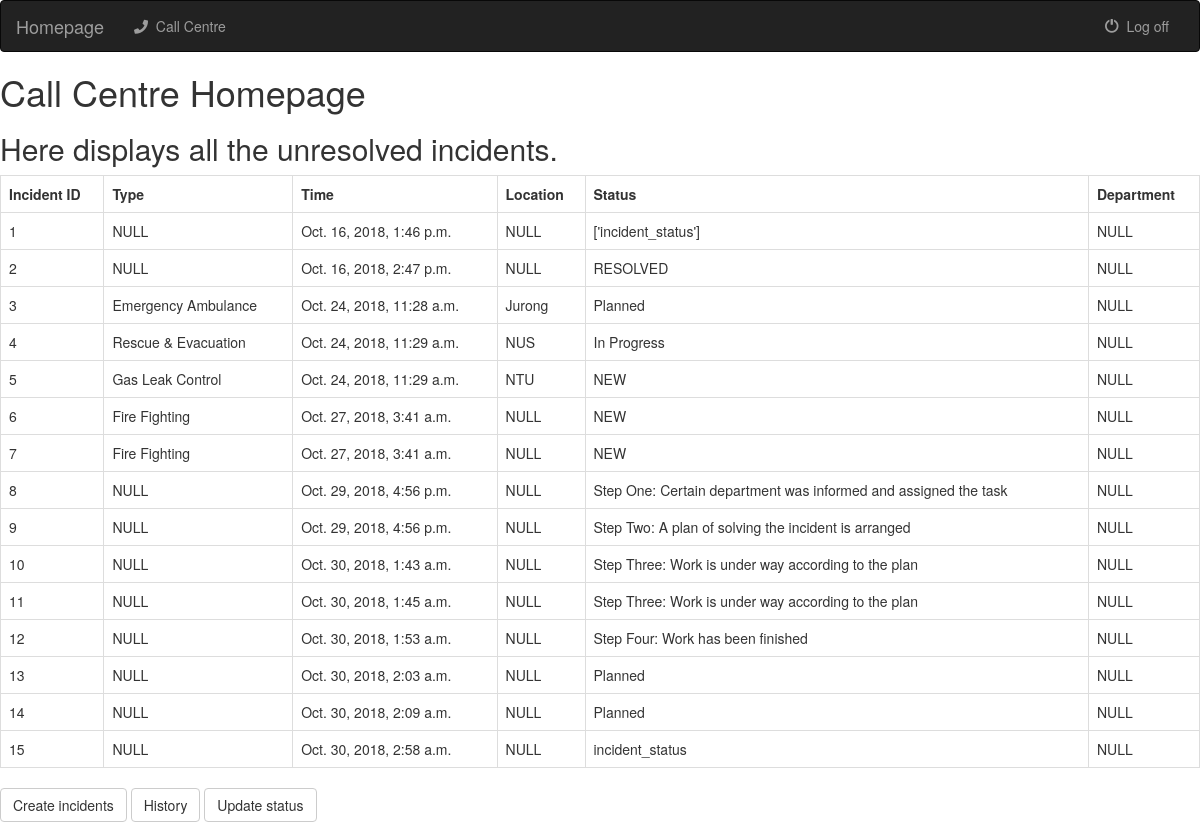
Page /callcentre/ on the earlier database version.
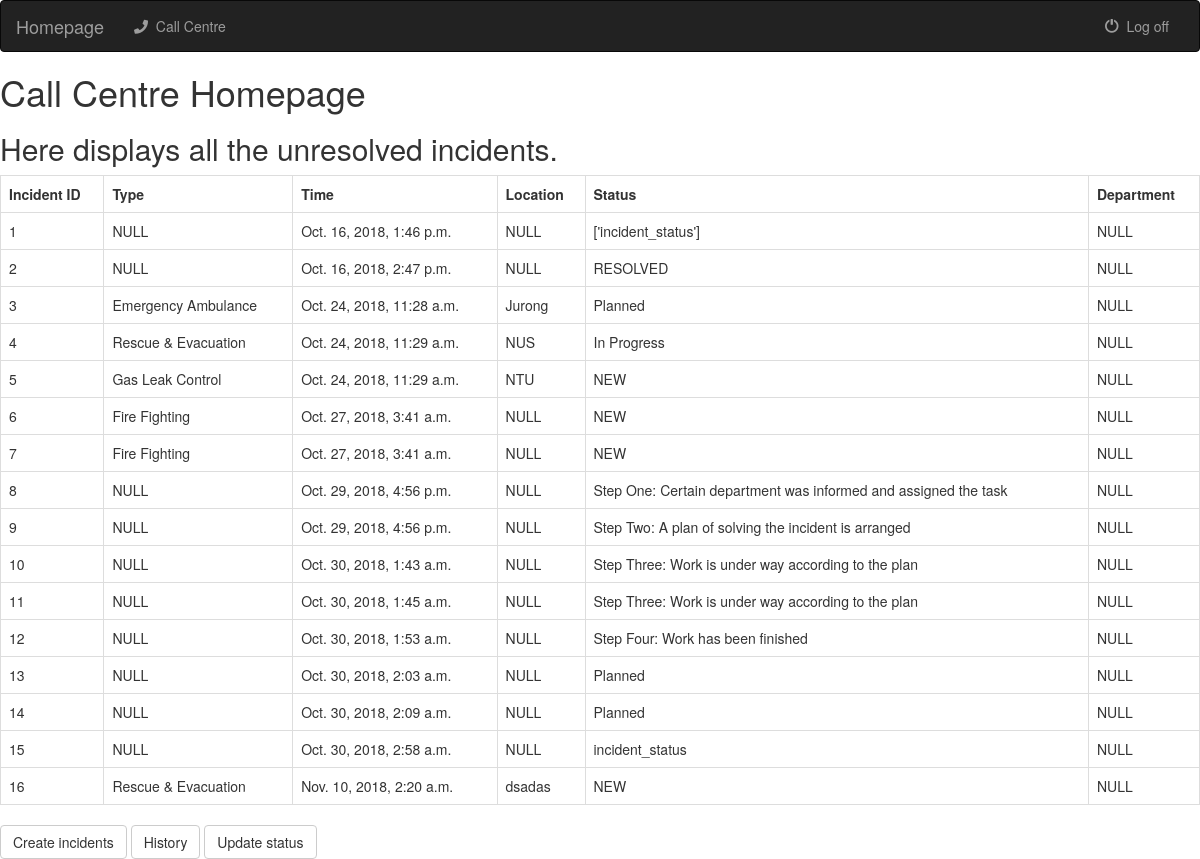
Same page on the later database version.
### callcentre/models.py (models this page shows)
class Incident(models.Model):
    caller_name = models.CharField(max_length=50, default='NULL')
    mobile_number = models.CharField(max_length=8, default='NULL')
    incident_time = models.DateTimeField(default=timezone.now)
    incident_location = models.CharField(max_length=100, default='NULL')
    incident_department = models.CharField(max_length=100, default='NULL')
    incident_region = models.CharField(max_length=100, choices=[(tag, tag.value) for tag in Region], default='NULL')
    incident_category = models.CharField(max_length=100, choices=CATEGORY_CHOICES, default='NULL')
    incident_type = models.CharField(max_length=100, choices=TYPE_CHOICES, default='NULL')
    incident_status = models.CharField(max_length=100, choices=STATUS_UPDATE, default='NEW')
    incident_description = models.CharField(max_length=400, default='NULL')

### callcentre/views.py (the view)
# urls.py: path('', views.callcentre_home, name='callcentre_home'),
def callcentre_home(request):
    all_unsolved_incidents = Incident.objects.exclude(incident_status='Resolved').order_by('incident_time')
    context = {'all_unsolved_incidents' : all_unsolved_incidents }
    return render(request, 'callcentre/callcentre_home.html', context)

### templates/callcentre/callcentre_home.html
{% extends 'base_navi.html' %}
{% block body %}
<h1>Call Centre Homepage</h1>
<h2>Here displays all the unresolved incidents.</h2>
<table class="table table-bordered" style="width:100%">
  <tr>
    <th>Incident ID</th>
    <th>Type</th>
    <th>Time</th>
    <th>Location</th>
    <th>Status</th>
    <th>Department</th>
  </tr>
 {% for incident in all_unsolved_incidents %}
  <tr>
    <td>{{ incident.id }}</td>
    <td>{{ incident.incident_category }}</td>
    <td>{{ incident.incident_time }}</td>
    <td>{{ incident.incident_location }}</td>
    <td>{{ incident.incident_status }}</td>
    <td>{{ incident.incident_department }}</td>
  </tr>
    {% endfor %}
</table>
<a class="btn btn-default" href="{% url 'incidentCreation:incidentCreation' %}"  role="button">Create incidents</a>
<a class="btn btn-default" href="{% url 'callcentre:callcentre_history' %}" role="button">History</a>
<a class="btn btn-default" href="{% url 'statusTrack:statusTrack' %}"  role="button">Update status</a>
{% endblock %}

Differences in the rows shown:
added Incident: id "16", incident_category "Rescue & Evacuation", incident_time "Nov. 10, 2018, 2:20 a.m.", incident_location "dsadas", incident_status "NEW", incident_department "NULL"
